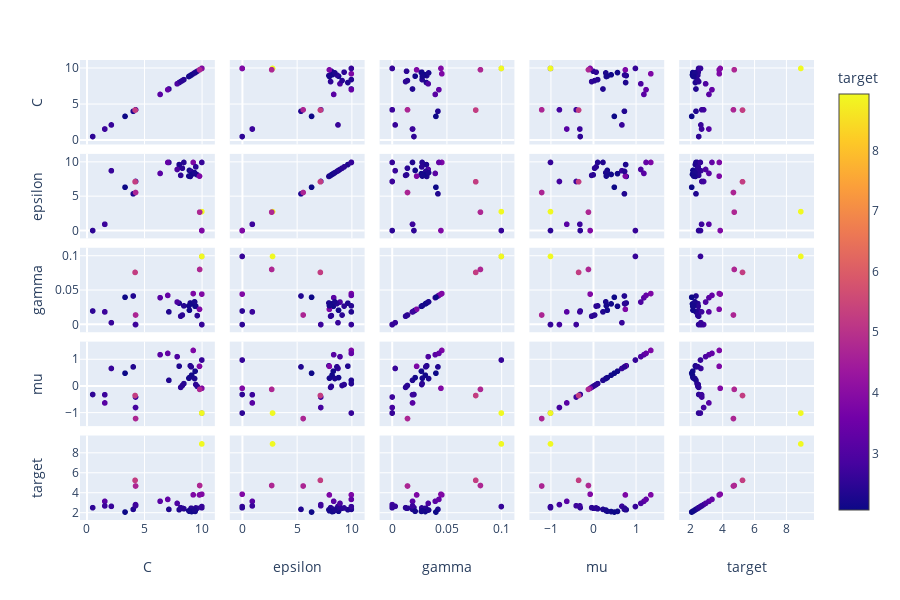

Notebook cell for this chart:
### Code cell
px.scatter_matrix(df_mu.drop(["datetime"], axis = 1), color="target")
